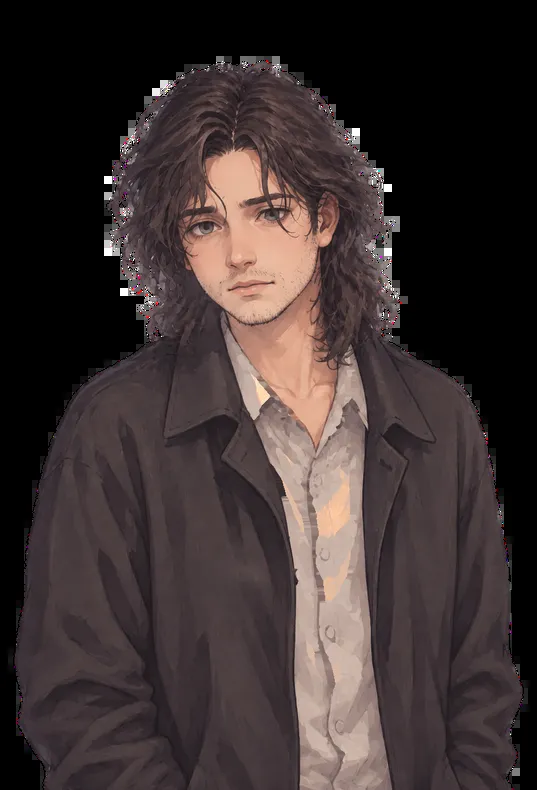
#> input picture vn2/img/char/poet.webp, 537 x 790 px, shrunk from 842 x 1239 before the run
$ python -i _defringe_halo.py   (imports and definitions only)
#> lines starting #> are read from the running program, lines starting #| are printed output that depends on the picture
# -*- coding: utf-8 -*-
"""Метрика «белая кайма»: яркость внешнего кольца силуэта против кольца 2..5 px внутри.

Кайма от вырезания по белому даёт систематическое превышение на 1 px кромке
(белое подмешано только в край). Светлый КОНТЕНТ (руки, блики) присутствует
и на кольце внутри, поэтому дельта остаётся около нуля.

Печатает для каждого файла: git-версию (исходник) и рабочую (после обработки).
"""
import io
import os
import subprocess

import numpy as np
from PIL import Image

HERE = os.path.dirname(os.path.abspath(__file__))
ROOT = os.path.dirname(HERE)
CHAR = os.path.join(ROOT, 'vn2', 'img', 'char')

# последний коммит ДО дефринжа: в HEAD спрайты уже обработанные
REF = os.environ.get('REF', '0e50695')

NAMES = [
    'poet.webp', 'poet_interested.webp', 'poet_upset.webp',
    'poet_seat.webp', 'poet_seat_interested.webp', 'poet_seat_shy.webp',
    'poet_seat_smile.webp', 'poet_seat_sullen.webp', 'poet_seat_upset.webp',
    'poet_sh.webp', 'poet_sh_inspired.webp', 'poet_sh_tired.webp',
    'poet_sit.webp', 'poet_sit_interested.webp', 'poet_sit_upset.webp',
    'sergey.webp', 'sergey_concerned.webp', 'sergey_smile.webp',
    'kate.webp', 'kate_sad.webp', 'kate_smile.webp', 'starik_stern.webp',
]


def erode(mask, n=1):
    m = mask.copy()
    for _ in range(n):
        e = m.copy()
        e[1:, :] &= m[:-1, :]
        e[:-1, :] &= m[1:, :]
        e[:, 1:] &= m[:, :-1]
        e[:, :-1] &= m[:, 1:]
        m = e
    return m


def ring_delta(arr):
    al = arr[:, :, 3].astype(np.float32)
    rgb = arr[:, :, :3].astype(np.float32)
    lum = 0.299 * rgb[:, :, 0] + 0.587 * rgb[:, :, 1] + 0.114 * rgb[:, :, 2]
    solid = al > 200
    if solid.sum() < 100:
        return None
    r0 = solid & ~erode(solid, 1)
    r1 = erode(solid, 2) & ~erode(solid, 5)
    if not r1.any():
        return None
    return dict(edge=float(lum[r0].mean()), inner=float(lum[r1].mean()),
                delta=float(lum[r0].mean() - lum[r1].mean()),
                n0=int(r0.sum()), n1=int(r1.sum()))


def load_git(name):
    try:
        raw = subprocess.check_output(['git', 'show', REF + ':vn2/img/char/' + name],
                                      cwd=ROOT, stderr=subprocess.DEVNULL)
    except subprocess.CalledProcessError:
        return None
    return np.asarray(Image.open(io.BytesIO(raw)).convert('RGBA'))


# [11 lines not run here, left out]

>>> import cv2
>>> picture = cv2.imread('../vn2/img/char/poet.webp', cv2.IMREAD_GRAYSCALE)
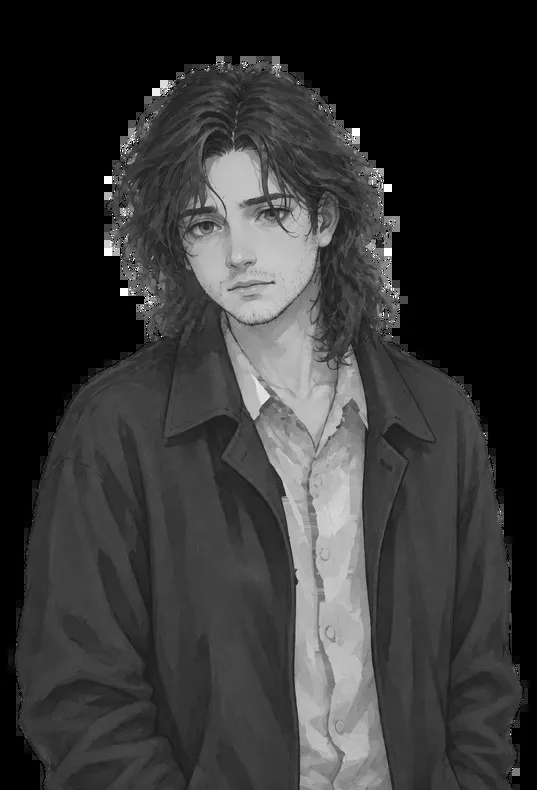
#> picture: shape (790, 537); min 0, max 255, mean 52.8
#> (the run stopped early here; a loop or call above may not have finished)
